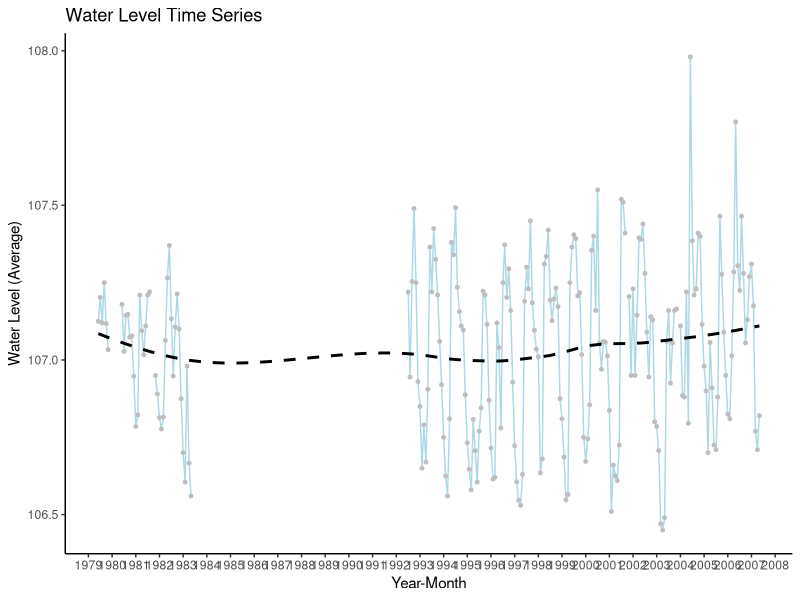
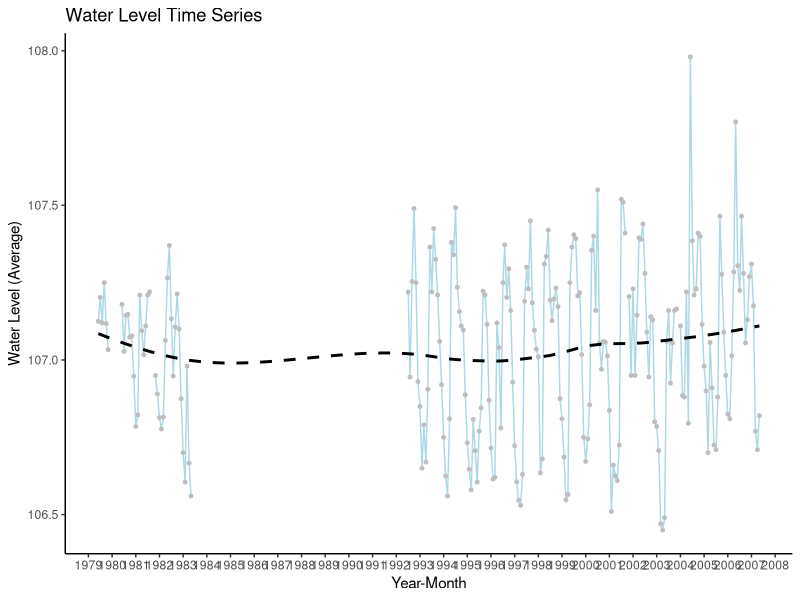

Write R code to recreate these figures, in order. (Note: this script raises an error after producing the figures.)
#27/2/25
#plotting water level data

library(tidyverse)

#load data
waterlevelp1<-read.csv("data/raw/csv/waterlevels_1980-1992.csv")
waterlevelp2<-read.csv("data/raw/csv/waterlevels_1993-2007.csv")

#changing + matching names 
waterlevelp1<-waterlevelp1 %>% rename(waterlevel.masl=Loch.Level.m.asl) %>% 
  mutate(Date=dmy(Date)) %>% select(Date,waterlevel.masl)

waterlevelp2<-waterlevelp2 %>% rename(waterlevel.masl=Harbour.masl) %>% 
  mutate(Date=dmy(Date)) %>% select(Date,waterlevel.masl)

#checking data
View(waterlevelp1)
View(waterlevelp2)

fullwaterlevel<-bind_rows(waterlevelp1,waterlevelp2)  %>% 
  mutate(year = year(Date),  # Extract year
  month = month(Date))

View(fullwaterlevel)

#averaging across months 
WL_monthly_average<- fullwaterlevel %>%
  group_by(year, month) %>%
  summarise(across(where(is.numeric), mean, na.rm = TRUE)) %>%  # Average numeric cols
  ungroup()%>%
  mutate(YearMonth = as.Date(paste(year, month, "01", sep = "-")))  # Create a proper date format

View(WL_monthly_average)

#plot water level time series
plot_WL<-ggplot(WL_monthly_average, aes(x = YearMonth, y = waterlevel.masl)) +
  geom_line(colour="lightblue",linewidth = 0.5) +  # Line plot
  geom_point(colour="grey",size = 1) +  # Add points
  geom_smooth(linetype="dashed",se=F,colour="black")+
  labs(title = "Water Level Time Series",
       x = "Year-Month",
       y = "Water Level (Average)") +
  scale_x_date(date_labels = "%Y", date_breaks = "12 months") +  # Format x-axis
  theme_classic()  # Clean theme

plot_WL

ggsave("output/timeseries/waterlevel.png",plot_WL,width=16,height=8,dpi=450)

#plot relationship between chlorophyll and water level
RB5_monthly_average<-read.csv("data/raw/csv/RB5_monitoring_data_monthly_average_1980-2023.csv")

#checking data 
View(RB5_monthly_average)

WL_ChlA_data<- full_join(WL_monthly_average, RB5_monthly_average, by = "YearMonth")

View(WL_ChlA_data)

plot_WLChlA<-ggplot(WL_ChlA_data, aes(x = waterlevel.masl, y = RB5.ChlA)) +
  geom_line(colour="lightblue",linewidth = 0.5) +  # Line plot
  geom_point(colour="grey",size = 1) +  # Add points
  geom_smooth(linetype="dashed",se=F,colour="black")+
  labs(title = "Water Level vs Chlorophyll A",
       x = "WL (Average)",
       y = "ChlA (Average)") +
  theme_classic()  # Clean theme

plot_WLChlA

ggsave("output/monitoringdatarelationship/waterlevelChlA.png",plot_WLChlA,width=16,height=8,dpi=450)
